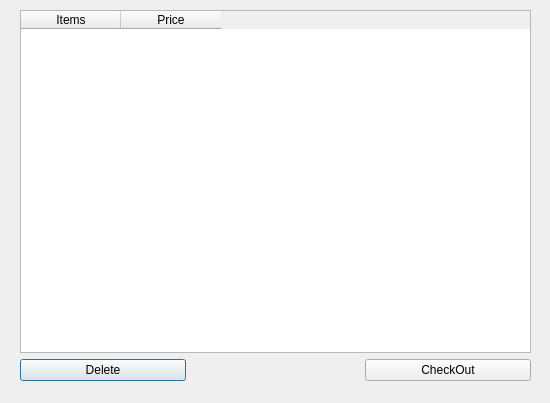
<?xml version="1.0" encoding="UTF-8"?>
<ui version="4.0">
 <class>MyDialog</class>
 <widget class="QDialog" name="MyDialog">
  <property name="geometry">
   <rect>
    <x>0</x>
    <y>0</y>
    <width>550</width>
    <height>403</height>
   </rect>
  </property>
  <property name="windowTitle">
   <string>Dialog</string>
  </property>
  <widget class="QWidget" name="">
   <property name="geometry">
    <rect>
     <x>20</x>
     <y>10</y>
     <width>511</width>
     <height>371</height>
    </rect>
   </property>
   <layout class="QVBoxLayout" name="verticalLayout">
    <item>
     <widget class="QTableWidget" name="tableWidget_C">
      <column>
       <property name="text">
        <string>Items</string>
       </property>
      </column>
      <column>
       <property name="text">
        <string>Price</string>
       </property>
      </column>
     </widget>
    </item>
    <item>
     <layout class="QHBoxLayout" name="horizontalLayout">
      <item>
       <widget class="QPushButton" name="DeleteButton">
        <property name="text">
         <string>Delete</string>
        </property>
       </widget>
      </item>
      <item>
       <widget class="QLabel" name="Checklabel">
        <property name="text">
         <string/>
        </property>
        <property name="alignment">
         <set>Qt::AlignCenter</set>
        </property>
       </widget>
      </item>
      <item>
       <widget class="QPushButton" name="CheckoutButton">
        <property name="text">
         <string>CheckOut</string>
        </property>
       </widget>
      </item>
     </layout>
    </item>
   </layout>
  </widget>
 </widget>
 <resources/>
 <connections/>
</ui>
